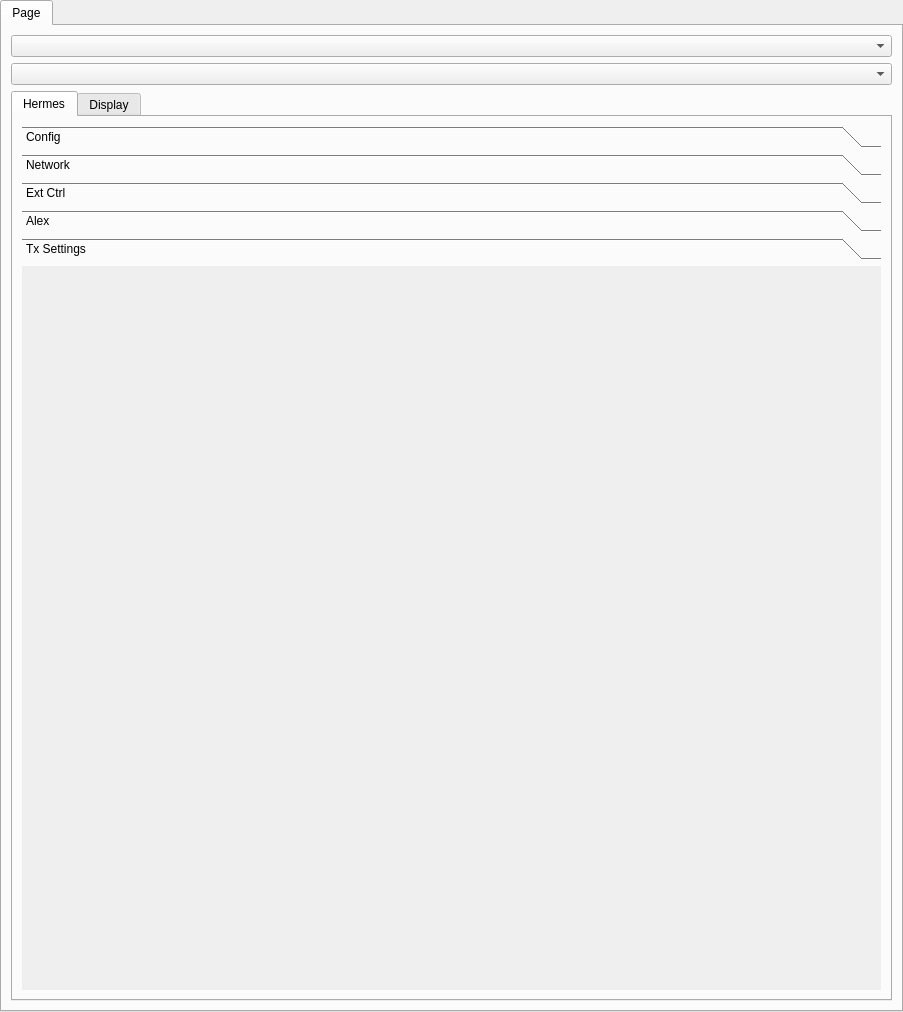
<?xml version="1.0" encoding="UTF-8"?>
<ui version="4.0">
 <class>setupWidget</class>
 <widget class="QTabWidget" name="setupWidget">
  <property name="geometry">
   <rect>
    <x>0</x>
    <y>0</y>
    <width>903</width>
    <height>1012</height>
   </rect>
  </property>
  <property name="windowTitle">
   <string>TabWidget</string>
  </property>
  <widget class="QWidget" name="tab">
   <attribute name="title">
    <string>Page</string>
   </attribute>
   <layout class="QVBoxLayout" name="verticalLayout">
    <item>
     <widget class="QComboBox" name="radioType"/>
    </item>
    <item>
     <widget class="QComboBox" name="radioSelect"/>
    </item>
    <item>
     <widget class="QTabWidget" name="setupTab">
      <property name="currentIndex">
       <number>0</number>
      </property>
      <widget class="QWidget" name="hermes">
       <attribute name="title">
        <string>Hermes</string>
       </attribute>
       <layout class="QVBoxLayout" name="verticalLayout_2">
        <item>
         <widget class="QToolBox" name="toolBox">
          <property name="currentIndex">
           <number>4</number>
          </property>
          <widget class="QWidget" name="config">
           <property name="geometry">
            <rect>
             <x>0</x>
             <y>0</y>
             <width>851</width>
             <height>579</height>
            </rect>
           </property>
           <attribute name="label">
            <string>Config</string>
           </attribute>
          </widget>
          <widget class="QWidget" name="network">
           <attribute name="label">
            <string>Network</string>
           </attribute>
          </widget>
          <widget class="QWidget" name="ext_ctrl">
           <attribute name="label">
            <string>Ext Ctrl</string>
           </attribute>
          </widget>
          <widget class="QWidget" name="alex">
           <property name="geometry">
            <rect>
             <x>0</x>
             <y>0</y>
             <width>851</width>
             <height>579</height>
            </rect>
           </property>
           <attribute name="label">
            <string>Alex</string>
           </attribute>
          </widget>
          <widget class="QWidget" name="tx_settings">
           <attribute name="label">
            <string>Tx Settings</string>
           </attribute>
          </widget>
         </widget>
        </item>
       </layout>
      </widget>
      <widget class="QWidget" name="display">
       <attribute name="title">
        <string>Display</string>
       </attribute>
      </widget>
     </widget>
    </item>
   </layout>
  </widget>
 </widget>
 <resources/>
 <connections/>
</ui>
